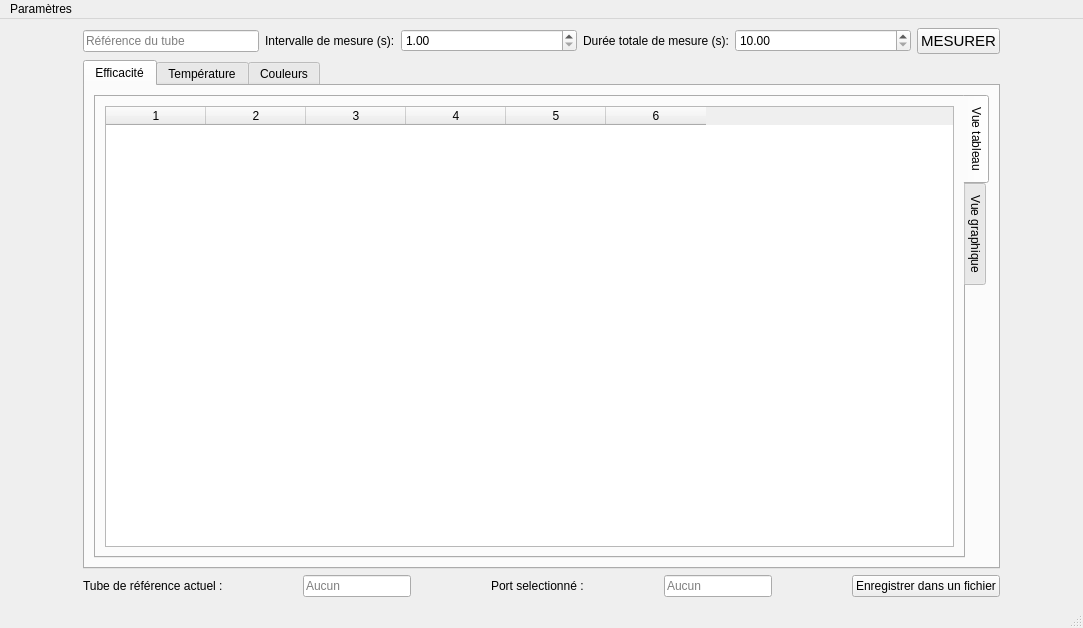
<?xml version="1.0" encoding="UTF-8"?>
<ui version="4.0">
 <class>Index</class>
 <widget class="QMainWindow" name="Index">
  <property name="geometry">
   <rect>
    <x>0</x>
    <y>0</y>
    <width>1083</width>
    <height>628</height>
   </rect>
  </property>
  <property name="sizePolicy">
   <sizepolicy hsizetype="Fixed" vsizetype="Fixed">
    <horstretch>0</horstretch>
    <verstretch>0</verstretch>
   </sizepolicy>
  </property>
  <property name="windowTitle">
   <string>LED Performance Checker</string>
  </property>
  <widget class="QWidget" name="centralwidget">
   <layout class="QGridLayout" name="gridLayout">
    <item row="4" column="1">
     <widget class="QLineEdit" name="refTubeReference">
      <property name="sizePolicy">
       <sizepolicy hsizetype="Fixed" vsizetype="Fixed">
        <horstretch>0</horstretch>
        <verstretch>0</verstretch>
       </sizepolicy>
      </property>
      <property name="mouseTracking">
       <bool>false</bool>
      </property>
      <property name="readOnly">
       <bool>true</bool>
      </property>
      <property name="placeholderText">
       <string>Aucun</string>
      </property>
     </widget>
    </item>
    <item row="4" column="4">
     <widget class="QPushButton" name="saveButton">
      <property name="sizePolicy">
       <sizepolicy hsizetype="Fixed" vsizetype="Fixed">
        <horstretch>0</horstretch>
        <verstretch>0</verstretch>
       </sizepolicy>
      </property>
      <property name="text">
       <string>Enregistrer dans un fichier</string>
      </property>
     </widget>
    </item>
    <item row="4" column="0">
     <widget class="QLabel" name="label">
      <property name="sizePolicy">
       <sizepolicy hsizetype="Fixed" vsizetype="Fixed">
        <horstretch>0</horstretch>
        <verstretch>0</verstretch>
       </sizepolicy>
      </property>
      <property name="text">
       <string>Tube de référence actuel :</string>
      </property>
     </widget>
    </item>
    <item row="0" column="0" colspan="5">
     <layout class="QHBoxLayout" name="horizontalLayout_3">
      <item>
       <widget class="QLineEdit" name="ref">
        <property name="sizePolicy">
         <sizepolicy hsizetype="Expanding" vsizetype="Fixed">
          <horstretch>0</horstretch>
          <verstretch>0</verstretch>
         </sizepolicy>
        </property>
        <property name="toolTip">
         <string>Reference du tube</string>
        </property>
        <property name="placeholderText">
         <string>Référence du tube</string>
        </property>
       </widget>
      </item>
      <item>
       <widget class="QLabel" name="intervalleText">
        <property name="sizePolicy">
         <sizepolicy hsizetype="Fixed" vsizetype="Fixed">
          <horstretch>0</horstretch>
          <verstretch>0</verstretch>
         </sizepolicy>
        </property>
        <property name="text">
         <string>Intervalle de mesure (s):</string>
        </property>
       </widget>
      </item>
      <item>
       <widget class="QDoubleSpinBox" name="intervalle">
        <property name="sizePolicy">
         <sizepolicy hsizetype="Expanding" vsizetype="Fixed">
          <horstretch>0</horstretch>
          <verstretch>0</verstretch>
         </sizepolicy>
        </property>
        <property name="minimum">
         <double>1.000000000000000</double>
        </property>
        <property name="maximum">
         <double>30.000000000000000</double>
        </property>
       </widget>
      </item>
      <item>
       <widget class="QLabel" name="dureeText">
        <property name="sizePolicy">
         <sizepolicy hsizetype="Fixed" vsizetype="Fixed">
          <horstretch>0</horstretch>
          <verstretch>0</verstretch>
         </sizepolicy>
        </property>
        <property name="text">
         <string>Durée totale de mesure (s):</string>
        </property>
       </widget>
      </item>
      <item>
       <widget class="QDoubleSpinBox" name="duree">
        <property name="sizePolicy">
         <sizepolicy hsizetype="Expanding" vsizetype="Fixed">
          <horstretch>0</horstretch>
          <verstretch>0</verstretch>
         </sizepolicy>
        </property>
        <property name="minimum">
         <double>10.000000000000000</double>
        </property>
        <property name="maximum">
         <double>3600.000000000000000</double>
        </property>
       </widget>
      </item>
      <item>
       <widget class="QPushButton" name="boutonMesure">
        <property name="sizePolicy">
         <sizepolicy hsizetype="Fixed" vsizetype="Fixed">
          <horstretch>0</horstretch>
          <verstretch>0</verstretch>
         </sizepolicy>
        </property>
        <property name="font">
         <font>
          <pointsize>11</pointsize>
          <underline>false</underline>
          <strikeout>false</strikeout>
         </font>
        </property>
        <property name="text">
         <string>MESURER</string>
        </property>
       </widget>
      </item>
     </layout>
    </item>
    <item row="3" column="0" colspan="5">
     <widget class="QTabWidget" name="tabWidget">
      <property name="sizePolicy">
       <sizepolicy hsizetype="Expanding" vsizetype="Expanding">
        <horstretch>0</horstretch>
        <verstretch>0</verstretch>
       </sizepolicy>
      </property>
      <property name="currentIndex">
       <number>0</number>
      </property>
      <widget class="QWidget" name="efficacite">
       <attribute name="title">
        <string>Efficacité</string>
       </attribute>
       <layout class="QGridLayout" name="gridLayout_3">
        <item row="0" column="0" colspan="2">
         <layout class="QVBoxLayout" name="verticalLayout" stretch="0">
          <item>
           <widget class="QTabWidget" name="tabWidget_2">
            <property name="enabled">
             <bool>true</bool>
            </property>
            <property name="tabPosition">
             <enum>QTabWidget::East</enum>
            </property>
            <property name="currentIndex">
             <number>0</number>
            </property>
            <widget class="QWidget" name="tableau">
             <attribute name="title">
              <string>Vue tableau</string>
             </attribute>
             <layout class="QGridLayout" name="gridLayout_9">
              <item row="0" column="0">
               <layout class="QGridLayout" name="gridLayout_8">
                <item row="0" column="0">
                 <widget class="QTableWidget" name="tableWidget">
                  <property name="rowCount">
                   <number>0</number>
                  </property>
                  <property name="columnCount">
                   <number>6</number>
                  </property>
                  <column/>
                  <column/>
                  <column/>
                  <column/>
                  <column/>
                  <column/>
                 </widget>
                </item>
               </layout>
              </item>
             </layout>
            </widget>
            <widget class="QWidget" name="graphique">
             <attribute name="title">
              <string>Vue graphique</string>
             </attribute>
             <layout class="QGridLayout" name="gridLayout_4">
              <item row="0" column="0">
               <layout class="QGridLayout" name="gridLayout_2">
                <item row="0" column="0">
                 <widget class="QCustomPlot" name="plotEfficacite" native="true"/>
                </item>
               </layout>
              </item>
             </layout>
            </widget>
           </widget>
          </item>
         </layout>
        </item>
       </layout>
      </widget>
      <widget class="QWidget" name="temperature">
       <attribute name="title">
        <string>Température</string>
       </attribute>
       <layout class="QGridLayout" name="gridLayout_5">
        <item row="0" column="0" colspan="2">
         <layout class="QVBoxLayout" name="verticalLayout_4">
          <item>
           <widget class="QCustomPlot" name="plotTemperature" native="true"/>
          </item>
         </layout>
        </item>
       </layout>
      </widget>
      <widget class="QWidget" name="couleurs">
       <attribute name="title">
        <string>Couleurs</string>
       </attribute>
       <layout class="QGridLayout" name="gridLayout_7">
        <item row="0" column="0">
         <layout class="QGridLayout" name="gridLayout_6">
          <item row="0" column="0">
           <widget class="QCustomPlot" name="plotCouleurs" native="true"/>
          </item>
         </layout>
        </item>
       </layout>
      </widget>
     </widget>
    </item>
    <item row="4" column="2">
     <widget class="QLabel" name="label_2">
      <property name="sizePolicy">
       <sizepolicy hsizetype="Fixed" vsizetype="Fixed">
        <horstretch>0</horstretch>
        <verstretch>0</verstretch>
       </sizepolicy>
      </property>
      <property name="text">
       <string>Port selectionné :</string>
      </property>
     </widget>
    </item>
    <item row="4" column="3">
     <widget class="QLineEdit" name="portSelect">
      <property name="sizePolicy">
       <sizepolicy hsizetype="Fixed" vsizetype="Fixed">
        <horstretch>0</horstretch>
        <verstretch>0</verstretch>
       </sizepolicy>
      </property>
      <property name="mouseTracking">
       <bool>false</bool>
      </property>
      <property name="readOnly">
       <bool>true</bool>
      </property>
      <property name="placeholderText">
       <string>Aucun</string>
      </property>
     </widget>
    </item>
   </layout>
  </widget>
  <widget class="QMenuBar" name="menubar">
   <property name="enabled">
    <bool>true</bool>
   </property>
   <property name="geometry">
    <rect>
     <x>0</x>
     <y>0</y>
     <width>1083</width>
     <height>30</height>
    </rect>
   </property>
   <widget class="QMenu" name="menuFichier">
    <property name="title">
     <string>Paramètres</string>
    </property>
    <addaction name="ajoutRef"/>
    <addaction name="separator"/>
    <addaction name="actionPorts"/>
   </widget>
   <addaction name="menuFichier"/>
  </widget>
  <widget class="QStatusBar" name="statusbar"/>
  <action name="ajoutRef">
   <property name="text">
    <string>Ajouter un tube référence</string>
   </property>
  </action>
  <action name="actionPorts">
   <property name="text">
    <string>Ports</string>
   </property>
  </action>
 </widget>
 <customwidgets>
  <customwidget>
   <class>QCustomPlot</class>
   <extends>QWidget</extends>
   <header>qcustomplot.h</header>
   <container>1</container>
  </customwidget>
 </customwidgets>
 <tabstops>
  <tabstop>ref</tabstop>
  <tabstop>intervalle</tabstop>
  <tabstop>duree</tabstop>
  <tabstop>tabWidget</tabstop>
  <tabstop>boutonMesure</tabstop>
 </tabstops>
 <resources/>
 <connections/>
</ui>
